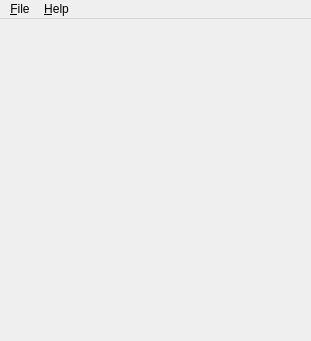
<?xml version="1.0" encoding="UTF-8"?>
<ui version="4.0">
 <class>MainWindow</class>
 <widget class="QMainWindow" name="MainWindow">
  <property name="geometry">
   <rect>
    <x>0</x>
    <y>0</y>
    <width>311</width>
    <height>341</height>
   </rect>
  </property>
  <property name="windowTitle">
   <string>MainWindow</string>
  </property>
  <property name="windowIcon">
   <iconset resource="../assets/assets.qrc">
    <normaloff>:/icons/icon.png</normaloff>:/icons/icon.png</iconset>
  </property>
  <widget class="QWidget" name="centralwidget"/>
  <widget class="QMenuBar" name="menubar">
   <property name="geometry">
    <rect>
     <x>0</x>
     <y>0</y>
     <width>311</width>
     <height>30</height>
    </rect>
   </property>
   <property name="nativeMenuBar">
    <bool>false</bool>
   </property>
   <widget class="QMenu" name="menuFile">
    <property name="title">
     <string>&amp;File</string>
    </property>
    <property name="toolTipsVisible">
     <bool>true</bool>
    </property>
    <addaction name="action_New_Game"/>
    <addaction name="separator"/>
    <addaction name="actionBeginner"/>
    <addaction name="actionIntermediate"/>
    <addaction name="actionExpert"/>
    <addaction name="separator"/>
    <addaction name="actionSolve"/>
    <addaction name="separator"/>
    <addaction name="actionQuit"/>
   </widget>
   <widget class="QMenu" name="menuHelp">
    <property name="title">
     <string>&amp;Help</string>
    </property>
    <addaction name="actionAbout"/>
   </widget>
   <addaction name="menuFile"/>
   <addaction name="menuHelp"/>
  </widget>
  <action name="action_New_Game">
   <property name="icon">
    <iconset resource="../assets/assets.qrc">
     <normaloff>:/icons/new.gif</normaloff>:/icons/new.gif</iconset>
   </property>
   <property name="text">
    <string>&amp;New Game</string>
   </property>
   <property name="shortcut">
    <string>Ctrl+N</string>
   </property>
  </action>
  <action name="actionBeginner">
   <property name="text">
    <string>&amp;Beginner</string>
   </property>
  </action>
  <action name="actionIntermediate">
   <property name="text">
    <string>&amp;Intermediate</string>
   </property>
  </action>
  <action name="actionExpert">
   <property name="text">
    <string>&amp;Expert</string>
   </property>
  </action>
  <action name="actionQuit">
   <property name="icon">
    <iconset resource="../assets/assets.qrc">
     <normaloff>:/icons/exit.gif</normaloff>:/icons/exit.gif</iconset>
   </property>
   <property name="text">
    <string>&amp;Quit</string>
   </property>
   <property name="shortcut">
    <string>Ctrl+Q</string>
   </property>
   <property name="shortcutContext">
    <enum>Qt::ApplicationShortcut</enum>
   </property>
  </action>
  <action name="actionAbout">
   <property name="icon">
    <iconset resource="../assets/assets.qrc">
     <normaloff>:/icons/about.png</normaloff>:/icons/about.png</iconset>
   </property>
   <property name="text">
    <string>&amp;About</string>
   </property>
   <property name="shortcut">
    <string>Ctrl+H</string>
   </property>
  </action>
  <action name="actionSolve">
   <property name="text">
    <string>&amp;Solve</string>
   </property>
  </action>
 </widget>
 <resources>
  <include location="../assets/assets.qrc"/>
 </resources>
 <connections>
  <connection>
   <sender>actionQuit</sender>
   <signal>triggered()</signal>
   <receiver>MainWindow</receiver>
   <slot>close()</slot>
   <hints>
    <hint type="sourcelabel">
     <x>-1</x>
     <y>-1</y>
    </hint>
    <hint type="destinationlabel">
     <x>319</x>
     <y>239</y>
    </hint>
   </hints>
  </connection>
  <connection>
   <sender>actionAbout</sender>
   <signal>triggered()</signal>
   <receiver>MainWindow</receiver>
   <slot>about()</slot>
   <hints>
    <hint type="sourcelabel">
     <x>-1</x>
     <y>-1</y>
    </hint>
    <hint type="destinationlabel">
     <x>319</x>
     <y>239</y>
    </hint>
   </hints>
  </connection>
  <connection>
   <sender>action_New_Game</sender>
   <signal>triggered()</signal>
   <receiver>MainWindow</receiver>
   <slot>new_game()</slot>
   <hints>
    <hint type="sourcelabel">
     <x>-1</x>
     <y>-1</y>
    </hint>
    <hint type="destinationlabel">
     <x>155</x>
     <y>170</y>
    </hint>
   </hints>
  </connection>
  <connection>
   <sender>actionBeginner</sender>
   <signal>triggered()</signal>
   <receiver>MainWindow</receiver>
   <slot>beginner()</slot>
   <hints>
    <hint type="sourcelabel">
     <x>-1</x>
     <y>-1</y>
    </hint>
    <hint type="destinationlabel">
     <x>155</x>
     <y>170</y>
    </hint>
   </hints>
  </connection>
  <connection>
   <sender>actionIntermediate</sender>
   <signal>triggered()</signal>
   <receiver>MainWindow</receiver>
   <slot>intermediate()</slot>
   <hints>
    <hint type="sourcelabel">
     <x>-1</x>
     <y>-1</y>
    </hint>
    <hint type="destinationlabel">
     <x>155</x>
     <y>170</y>
    </hint>
   </hints>
  </connection>
  <connection>
   <sender>actionExpert</sender>
   <signal>triggered()</signal>
   <receiver>MainWindow</receiver>
   <slot>hard()</slot>
   <hints>
    <hint type="sourcelabel">
     <x>-1</x>
     <y>-1</y>
    </hint>
    <hint type="destinationlabel">
     <x>155</x>
     <y>170</y>
    </hint>
   </hints>
  </connection>
  <connection>
   <sender>actionSolve</sender>
   <signal>triggered()</signal>
   <receiver>MainWindow</receiver>
   <slot>solve()</slot>
   <hints>
    <hint type="sourcelabel">
     <x>-1</x>
     <y>-1</y>
    </hint>
    <hint type="destinationlabel">
     <x>155</x>
     <y>170</y>
    </hint>
   </hints>
  </connection>
 </connections>
 <slots>
  <slot>about()</slot>
  <slot>new_game()</slot>
  <slot>beginner()</slot>
  <slot>intermediate()</slot>
  <slot>hard()</slot>
  <slot>solve()</slot>
 </slots>
</ui>
